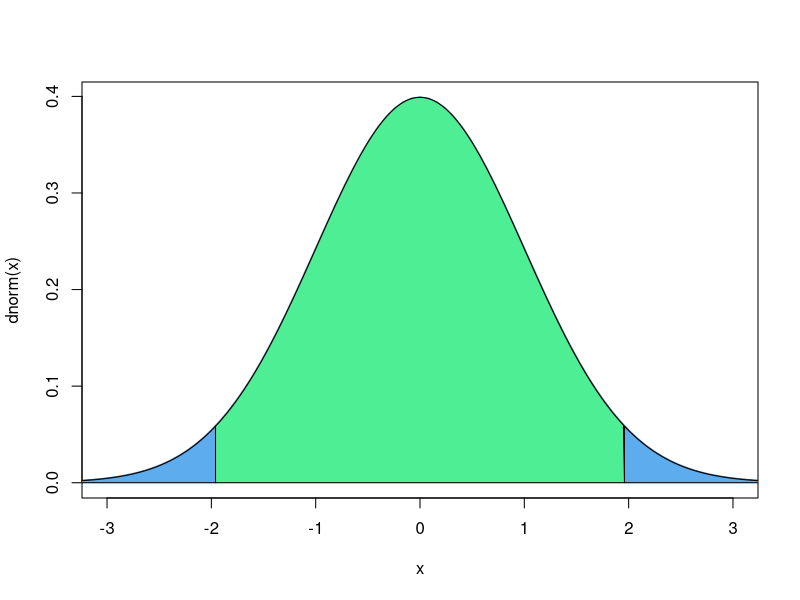

This figure's R source:
## ---- chunk 1
q95 <- qnorm(0.975)
n <- (2*q95/0.2)^2
n
## ---- chunk 2
library(MASS)
x <- mvrnorm(n=50, mu = 18.5, Sigma = 49, empirical = TRUE)
result <- t.test(x)
result
if(result$p.value > 0.05){
print("We cannot reject the null hypothesis")
} else {
print("We reject the null hypothesis")}
## ---- chunk 3
q90 <- qnorm(0.950)
error3 <- sqrt((0.24*(1-0.24))/50)
conf.3 <- c(0.24 - (q90*error3), 0.24 + (q90*error3))
conf.3
## ---- chunk 4
sp <- sqrt((((20-1)*14.3)+((16-1)*12.0))/(20+16-2))
t1 <- ((4.1-3.1)/sqrt(((sp^2)/20)+((sp^2)/16)))
t1
df1 <- 20 + 16 -2
df1
p1 <- pt(t1, df1, lower.tail = FALSE)
p1
if(p1 > 0.05){
print("We cannot reject the null hypothesis")
} else {
print("We reject the null hypothesis")}
## ---- chunk 5
t2 <- ((4.1-3.1)/(sqrt((14.3/20)+(12.0/16))))
t2
df2 <- 16 - 1
df2
p2 <- pt(t2, df2, lower.tail = FALSE)
p2
if(p2 > 0.05){
print("We cannot reject the null hypothesis")
} else {
print("We reject the null hypothesis")}
## ---- chunk 6
p1 <- pt(t1, df1, lower.tail = FALSE)
p1
p2 <- pt(t2, df2, lower.tail = FALSE)
p2
## ---- chunk 7
spsqrd2 <- ((19*14.3)+(15*12))/(20+16-2)
stderr <- sqrt((spsqrd2/20)+(spsqrd2/16))
conf95 <- c(1 - (2.032*stderr), 1 + (2.032*stderr))
conf95
## ---- chunk 8
sp2 <- sqrt((((24-1)*14.3)+((12-1)*12.0))/(24+12-2))
t3 <- ((4.1-3.1)/sqrt(((sp^2)/24)+((sp^2)/12)))
t3
df3 <- 24 + 12 -2
df3
p3 <- pt(t3, df3, lower.tail = FALSE)
p3
if(p1 > 0.05){
print("We cannot reject the null hypothesis")
} else {
print("We reject the null hypothesis")}
## ---- chunk 9
t4 <- ((4.1-3.1)/(sqrt((14.3/24)+(12.0/12))))
t4
df4 <- 12 - 1
df4
p4 <- pt(t4, df4, lower.tail = FALSE)
p4
if(p2 > 0.05){
print("We cannot reject the null hypothesis")
} else {
print("We reject the null hypothesis")}
## ---- chunk 10
p3 <- pt(t3, df3, lower.tail = FALSE)
p3
p4 <- pt(t4, df4, lower.tail = FALSE)
p4
## ---- chunk 11
spsqrd3 <- ((23*14.3)+(11*12))/(24+12-2)
stderr2 <- sqrt((spsqrd3/24)+(spsqrd3/12))
confint2 <- c(1 -(2.032*stderr2), 1 +(2.032*stderr2))
confint2
## ---- chunk 12
t5 <- (6.4 - 4.2) / (4.4/sqrt(17))
t5
df5 <- 17 -1
df5
p5 <- pt(t5, df5, lower.tail = FALSE)
p5
if(p5 > 0.05){
print("We cannot reject the null hypothesis")
} else {
print("We reject the null hypothesis")}
## ---- chunk 13
curve(dnorm, xlim = c(-3, 3), from = -4, to =4, col = "steelblue4", lwd =2)
xcord <- c(-4, seq(-4, -q95, 0.01), -q95)
ycord <- c(0, dnorm(seq(-4, -q95, 0.01)), 0)
xcord2 <- c(q95, seq(q95, 4, 0.01), 4)
ycord2 <- c(0, dnorm(seq(q95, 4, 0.01)), 0)
polygon(xcord, ycord, col = "steelblue2")
polygon(xcord2, ycord2, col = "steelblue2")
xcord3 <- c(-q95, seq(-q95, q95, 0.01), q95)
ycord3 <- c(0, dnorm(seq(-q95, q95, 0.01)),0)
polygon(xcord3, ycord3, col = "seagreen2")
print("green region = accept the null hypothesis")
print("blue regions = reject the null hypothesis")
## ---- chunk 14
t6 <- (3.4 - 2.8)/sqrt((1.21/52)+(.64/62))
t6
cv <- 1.96
print("The critical value is 1.96")
if(t6 < cv){
print("We cannot reject the null hypothesis")
} else {
print("We reject the null hypothesis")}
## ---- chunk 15
link <- c(100, 426,322,466,112,155,388,1155,234,324,556,221,18,133,177,441)
mean <- mean(link)
error <- sd(link)/sqrt(length(link))
conf.90 <- c(mean-1.753*error, mean+1.753*error)
conf.90
conf.95 <- c(mean - (2.131*error), mean + (2.131*error))
conf.95
## ---- chunk 16
pool <- (50*.3 + 40*.22)/(50+40)
prop <- sqrt(((pool*(1-pool))/50) + ((pool*(1-pool))/40))
z8 <- (.3-.22)/prop
z8
p8 <- 2*pnorm(-abs(z8))
p8
if(p8 > 0.05){
print("We cannot reject the null hypothesis")
} else {
print("We reject the null hypothesis")}
confprop <- sqrt(((.3*(1-.3))/50) + ((.22*(1-.22))/40))
conf90.8 <- c((10)- q90*confprop, (10) + q90*confprop)
conf90.8
## ---- chunk 17
sp9 <- sqrt(((14*9)+(14*16))/(15+15-2))
t9 <- (14.4 - 12.4)/sqrt(((sp9^2)/15) + ((sp9^2)/15))
t9
p9 <- 2*pt(t9, 28, lower.tail = FALSE)
p9
if (p9 > 0.05){
print("We cannot reject the null hypothesis")
} else {
print("We reject the null hypothesis")}
error9 <- sqrt(((sp9^2)/15)+((sp9^2)/15))
conf9 <- c(2-1.701*error9, 2+1.701*error9)
conf9
## ---- chunk 18
t9b <- (14.4-12.4)/sqrt(((3^2)/15)+((4^2)/15))
t9b
p9b <- 2*pt(t9b, 14, lower.tail = FALSE)
p9b
p9b
if (p9b > 0.05){
print("We cannot reject the null hypothesis")
} else {
print("We reject the null hypothesis")}
error9b <- sqrt(((3^2)/15)+((4^2)/15))
conf9b <- c(2-1.761*error9b, 2+1.761*error9b)
conf9b
## ---- chunk 19
z10 <- (.15-.1)/sqrt((.1*(1-.1))/50)
z10
p10 <- 2*pnorm(-abs(z10))
p10
if (p10 > 0.05){
print("We cannot reject the null hypothesis")
} else {
print("We reject the null hypothesis")}
